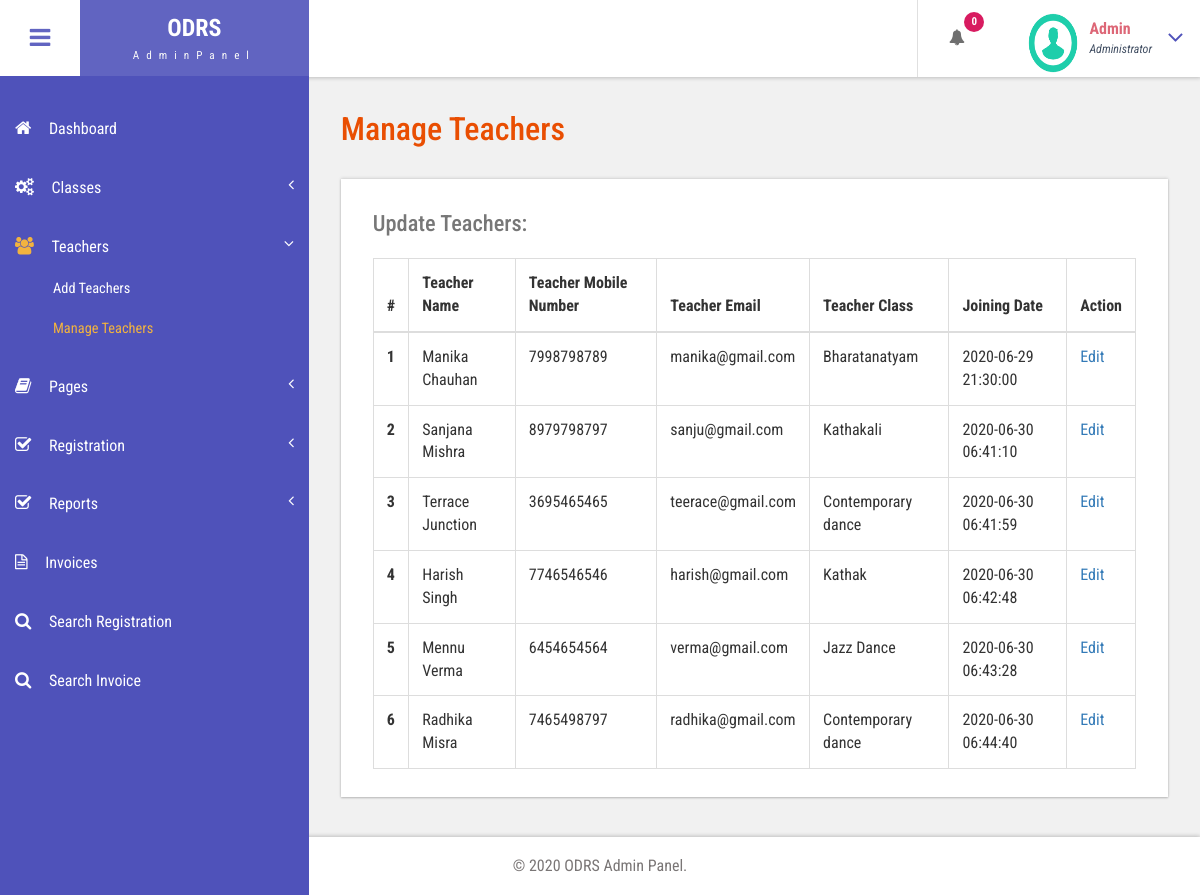
Screenshot of /odrs/admin/manage-teachers.php (signed in) with the database file from the repository.
### tables this page shows
CREATE TABLE `tblteachers` (
  `ID` int(10) NOT NULL,
  `Classid` int(5) DEFAULT NULL,
  `Name` varchar(200) DEFAULT NULL,
  `MobileNumber` bigint(10) DEFAULT NULL,
  `Email` varchar(200) DEFAULT NULL,
  `ProfilePic` varchar(200) DEFAULT NULL,
  `JoiningDate` timestamp NULL DEFAULT current_timestamp()
);

CREATE TABLE `tblclasses` (
  `ID` int(10) NOT NULL,
  `ClassName` varchar(200) DEFAULT NULL,
  `DanceImage` varchar(200) DEFAULT NULL,
  `ClassDesc` mediumtext DEFAULT NULL,
  `Cost` decimal(10,2) DEFAULT NULL,
  `CreationDate` timestamp NULL DEFAULT current_timestamp()
);

### odrs/admin/manage-teachers.php (the view, shortened to what this page needs)
<?php
include('includes/dbconnection.php');
if (strlen($_SESSION['odrsaid']==0)) {
  header('location:logout.php');
  } else{
?>
<!DOCTYPE HTML>
<html>
<head>
<link href="css/bootstrap.css" rel='stylesheet' type='text/css' />
<link href="css/style.css" rel='stylesheet' type='text/css' />
<link href="css/font-awesome.css" rel="stylesheet">
<link href="css/animate.css" rel="stylesheet" type="text/css" media="all">
<link href="css/custom.css" rel="stylesheet">
</head>
<body class="cbp-spmenu-push">
	<div class="main-content">
		 <?php include_once('includes/sidebar.php');?>
		 <?php include_once('includes/header.php');?>
		<div id="page-wrapper">
			<div class="main-page">
				<div class="tables">
					<h3 class="title1">Manage Teachers</h3>
					<div class="table-responsive bs-example widget-shadow">
						<h4>Update Teachers:</h4>
						<table class="table table-bordered"> <thead> <tr> <th>#</th> <th>Teacher Name</th>
						<th>Teacher Mobile Number</th>
						<th>Teacher Email</th>
						<th>Teacher Class</th>
						 <th>Joining Date</th><th>Action</th> </tr> </thead> <tbody>
<?php
$ret=mysqli_query($con,"select tblclasses.*,tblteachers.* from  tblclasses join tblteachers on tblclasses.ID=tblteachers.Classid");
$cnt=1;
while ($row=mysqli_fetch_array($ret)) {
?>
						 <tr> <th scope="row"><?php echo $cnt;?></th> <td><?php  echo $row['Name'];?></td>
						 	<td><?php  echo $row['MobileNumber'];?></td>
						 	<td><?php  echo $row['Email'];?></td>
						 	<td><?php  echo $row['ClassName'];?></td>
						 	<td><?php  echo $row['JoiningDate'];?></td>
						 	<td><a href="edit-teachers-details.php?editid=<?php echo $row['ID'];?>">Edit</a></td> </tr>   <?php
$cnt=$cnt+1;
}?></tbody> </table>
					</div>
				</div>
			</div>
		</div>
		 <?php include_once('includes/footer.php');?>
	</div>
</body>
</html>
<?php }  ?>

### odrs/admin/includes/header.php (shortened to what this page needs)
<div class="sticky-header header-section ">
      <div class="header-left">
        <button id="showLeftPush"><i class="fa fa-bars"></i></button>
        <div class="logo">
          <a href="index.html">
            <h1>ODRS</h1>
            <span>AdminPanel</span>
          </a>
        </div>
      </div>
      <div class="header-right">
        <div class="profile_details_left">
          <ul class="nofitications-dropdown">
            <?php
$ret1=mysqli_query($con,"select * from  tblregistration where Status is null");
$num=mysqli_num_rows($ret1);
?>
            <li class="dropdown head-dpdn">
              <a href="#" class="dropdown-toggle" data-toggle="dropdown" aria-expanded="false"><i class="fa fa-bell"></i><span class="badge blue"><?php echo $num;?></span></a>
            </li>
          </ul>
          <div class="clearfix"> </div>
        </div>
        <div class="profile_details">
        <?php
$adid=$_SESSION['odrsaid'];
$ret=mysqli_query($con,"select AdminName from tbladmin where ID='$adid'");
$row=mysqli_fetch_array($ret);
$name=$row['AdminName'];
?>
          <ul>
            <li class="dropdown profile_details_drop">
              <a href="#" class="dropdown-toggle" data-toggle="dropdown" aria-expanded="false">
                <div class="profile_img">
                  <span class="prfil-img"><img src="images/download (1).png" alt="" width="50" height="60"> </span>
                  <div class="user-name">
                    <p><?php echo $name; ?></p>
                    <span>Administrator</span>
                  </div>
                  <i class="fa fa-angle-down lnr"></i>
                  <div class="clearfix"></div>
                </div>
              </a>
            </li>
          </ul>
        </div>
      </div>
      <div class="clearfix"> </div>
    </div>

### odrs/admin/css/style.css (style rules this page uses)
h4, h5, h6, h1, h2, h3 { margin: 0; }
ul, ol { margin: 0; }
p { margin: 0; }
html, body { font-family: 'Roboto Condensed', sans-serif; font-size: 100%; overflow-x: hidden; background: #fff; }
body a { transition: 0.5s all ease; -webkit-transition: 0.5s all ease; -moz-transition: 0.5s all ease; -o-transition: 0.5s all ease; -ms-transition: 0.5s all ease; text-decoration:none; }
h1,h2,h3,h4,h5,h6 { margin:0; }
p { margin:0; }
ul,label { margin:0; padding:0; }
.main-content { position: relative; }
.sticky-header { position: fixed; top: 0; left:0px; width: 100%; z-index: 100; }
.header-section { background:#FFF; box-shadow: 1px 1px 4px rgba(0, 0, 0, 0.21); -webkit-box-shadow: 1px 1px 4px rgba(0, 0, 0, 0.21); -moz-box-shadow: 1px 1px 4px rgba(0, 0, 0, 0.21); -o-box-shadow: 1px 1px 4px rgba(0, 0, 0, 0.21); }
.header-section::after { clear: both; display: block; content: ''; }
.header-left { float: left; width: 45%; }
.header-right { float: right; }
button#showLeftPush { font-size: 1.5em; width: 80px; padding: 0.87em 0; text-align: center; cursor: pointer; float: left; color: #6F6F6F; -moz-transition: all 0.2s ease-out 0s; -webkit-transition: all 0.2s ease-out 0s; transition: all 0.2s ease-out 0s; border: none; background-color: #fff; outline:none; }
.cbp-spmenu-push { overflow-x: hidden; position: relative; }
.cbp-spmenu, .cbp-spmenu-push { -webkit-transition: all 0.3s ease; -moz-transition: all 0.3s ease; transition: all 0.3s ease; }
.cbp-spmenu-push div#page-wrapper { margin: 0 0 0 19.3em; transition:.5s all; -webkit-transition:.5s all; -moz-transition:.5s all; }
.fa { display: inline-block; font-family: FontAwesome; font-style: normal; font-weight: normal; line-height: 1; -webkit-font-smoothing: antialiased; -moz-osx-font-smoothing: grayscale; }
.logo { background: #6164C1; text-align: center; float: left; }
.logo a { padding: 0.9em 3.3em .7em; display: block; text-decoration: none; }
.logo a h1 { color: #fff; font-size: 1.5em; line-height: 1.2em; font-weight: 700; }
.logo a span { color: #F8F8F8; font-size: .7em; text-align: center; letter-spacing: 7px; }
.profile_details_left { float: left; }
li.dropdown.head-dpdn { display: inline-block; padding: 1.7em 0; border-left: 1px solid #E0E0E0; float: left; }
li.dropdown.head-dpdn a.dropdown-toggle { padding: 1.7em 2em; }
i.fa.fa-bell { color:#6F6F6F; }
.header-right span.badge { font-size: 11px; font-weight: bold; color: #FFF; background: #8BC34A; line-height: 15px; width: 20px; height: 20px; border-radius: 2em; -webkit-border-radius: 2em; -moz-border-radius: 2em; -o-border-radius: 2em; text-align: center; display: inline-block; position: absolute; top: 16%; padding: 2px 0 0; }
.header-right span.blue { background-color:#D81B60; }
.profile_details { float: right; }
.profile_details_drop a.dropdown-toggle { display:block; padding: 0.8em 3em 0 2em; }
.profile_img span.prfil-img { float:left; }
.user-name { float:left; margin-top:8px; margin-left:11px; height:35px; }
.profile_details ul li { list-style-type:none; position:relative; }
.profile_details li a i.fa.lnr { position: absolute; top: 34%; right: 8%; color: #4F52BA; font-size: 1.6em; }
.user-name p { font-size:1em; color:#DD6777; line-height:1em; font-weight:700; }
.user-name span { font-size: .75em; font-style: italic; color: #424f63; font-weight: normal; margin-top: .3em; }
.widget-shadow { background-color: #fff; box-shadow: 0 -1px 3px rgba(0,0,0,.12),0 1px 2px rgba(0,0,0,.24); -webkit-box-shadow: 0 -1px 3px rgba(0,0,0,.12),0 1px 2px rgba(0,0,0,.24); -moz-box-shadow: 0 -1px 3px rgba(0,0,0,.12),0 1px 2px rgba(0,0,0,.24); }
h3.title1 { font-size: 2em; color: #e94e02; margin-bottom: 0.8em; }
.table > thead > tr > th, .table > tbody > tr > th, .table > tfoot > tr > th, .table > thead > tr > td, .table > tbody > tr > td, .table > tfoot > tr > td { border-top: none; }
.tables h4 { font-size: 1.4em; margin-bottom: 1em; color: #777777; }
.tables .panel-body ,.tables .bs-example { padding: 2em 2em 0.5em; }
.tables .table > thead > tr > th, .tables .table > tbody > tr > th, .tables .table > tfoot > tr > th, .tables .table > thead > tr > td, .tables .table > tbody > tr > td, .tables .table > tfoot > tr > td { padding: 13px; border-top: 1px solid #E0E0E0; }
.bs-example { margin-top: 2em; }

### odrs/admin/css/custom.css (style rules this page uses)
#page-wrapper { padding:7em 2em 2.5em; background-color: #F1F1F1; }

### rows the page displays
tblteachers: Name "Manika Chauhan", MobileNumber "7998798789", Email "manika@gmail.com", Classid.ClassName "Bharatanatyam", JoiningDate "2020-06-29 21:30:00"
tblteachers: Name "Sanjana Mishra", MobileNumber "8979798797", Email "sanju@gmail.com", Classid.ClassName "Kathakali", JoiningDate "2020-06-30 06:41:10"
tblteachers: Name "Terrace Junction", MobileNumber "3695465465", Email "teerace@gmail.com", Classid.ClassName "Contemporary dance", JoiningDate "2020-06-30 06:41:59"
tblteachers: Name "Harish Singh", MobileNumber "7746546546", Email "harish@gmail.com", Classid.ClassName "Kathak", JoiningDate "2020-06-30 06:42:48"
tblteachers: Name "Mennu Verma", MobileNumber "6454654564", Email "verma@gmail.com", Classid.ClassName "Jazz Dance", JoiningDate "2020-06-30 06:43:28"
tblteachers: Name "Radhika Misra", MobileNumber "7465498797", Email "radhika@gmail.com", Classid.ClassName "Contemporary dance", JoiningDate "2020-06-30 06:44:40"

### other values shown
$num "0"
$name "Admin"
